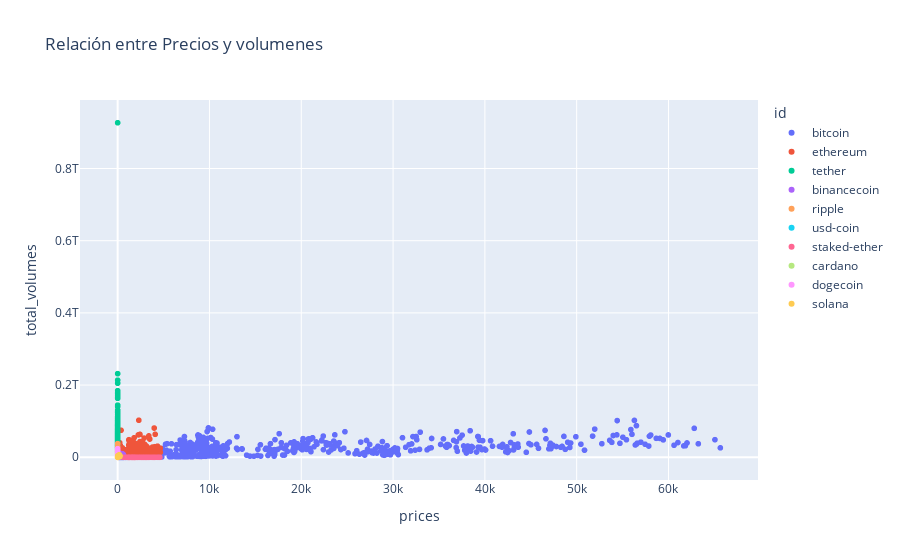

The cell this chart's notebook holds for it:
### Code cell
# Ejemplo de scatter plot entre precios y market_caps utilizando Plotly Express
fig = px.scatter(combined_coin_df, x='prices', y='total_volumes', color="id", title='Relación entre Precios y volumenes')
fig.show()

### Figure 1 — Plotly figure (JSON) as saved in the notebook; plotly's stock layout.template omitted (floating-point values rounded to 4 significant figures; data arrays with more than 128 entries replaced by an {"elided": "..."} marker saying what was removed)
{"data": [{"hovertemplate": "id=bitcoin<br>prices=%{x}<br>total_volumes=%{y}<extra></extra>", "legendgroup": "bitcoin", "marker": {"color": "#636efa", "symbol": "circle"}, "mode": "markers", "name": "bitcoin", "showlegend": true, "type": "scattergl", "x": {"elided": "982 float values"}, "xaxis": "x", "y": {"elided": "982 float values"}, "yaxis": "y"}, {"hovertemplate": "id=ethereum<br>prices=%{x}<br>total_volumes=%{y}<extra></extra>", "legendgroup": "ethereum", "marker": {"color": "#EF553B", "symbol": "circle"}, "mode": "markers", "name": "ethereum", "showlegend": true, "type": "scattergl", "x": {"elided": "766 float values"}, "xaxis": "x", "y": {"elided": "766 float values"}, "yaxis": "y"}, {"hovertemplate": "id=tether<br>prices=%{x}<br>total_volumes=%{y}<extra></extra>", "legendgroup": "tether", "marker": {"color": "#00cc96", "symbol": "circle"}, "mode": "markers", "name": "tether", "showlegend": true, "type": "scattergl", "x": {"elided": "803 float values"}, "xaxis": "x", "y": {"elided": "803 float values"}, "yaxis": "y"}, {"hovertemplate": "id=binancecoin<br>prices=%{x}<br>total_volumes=%{y}<extra></extra>", "legendgroup": "binancecoin", "marker": {"color": "#ab63fa", "symbol": "circle"}, "mode": "markers", "name": "binancecoin", "showlegend": true, "type": "scattergl", "x": {"elided": "564 float values"}, "xaxis": "x", "y": {"elided": "564 float values"}, "yaxis": "y"}, {"hovertemplate": "id=ripple<br>prices=%{x}<br>total_volumes=%{y}<extra></extra>", "legendgroup": "ripple", "marker": {"color": "#FFA15A", "symbol": "circle"}, "mode": "markers", "name": "ripple", "showlegend": true, "type": "scattergl", "x": {"elided": "955 float values"}, "xaxis": "x", "y": {"elided": "955 float values"}, "yaxis": "y"}, {"hovertemplate": "id=usd-coin<br>prices=%{x}<br>total_volumes=%{y}<extra></extra>", "legendgroup": "usd-coin", "marker": {"color": "#19d3f3", "symbol": "circle"}, "mode": "markers", "name": "usd-coin", "showlegend": true, "type": "scattergl", "x": {"elided": "464 float values"}, "xaxis": "x", "y": {"elided": "464 float values"}, "yaxis": "y"}, {"hovertemplate": "id=staked-ether<br>prices=%{x}<br>total_volumes=%{y}<extra></extra>", "legendgroup": "staked-ether", "marker": {"color": "#FF6692", "symbol": "circle"}, "mode": "markers", "name": "staked-ether", "showlegend": true, "type": "scattergl", "x": {"elided": "253 float values"}, "xaxis": "x", "y": {"elided": "253 float values"}, "yaxis": "y"}, {"hovertemplate": "id=cardano<br>prices=%{x}<br>total_volumes=%{y}<extra></extra>", "legendgroup": "cardano", "marker": {"color": "#B6E880", "symbol": "circle"}, "mode": "markers", "name": "cardano", "showlegend": true, "type": "scattergl", "x": {"elided": "556 float values"}, "xaxis": "x", "y": {"elided": "556 float values"}, "yaxis": "y"}, {"hovertemplate": "id=dogecoin<br>prices=%{x}<br>total_volumes=%{y}<extra></extra>", "legendgroup": "dogecoin", "marker": {"color": "#FF97FF", "symbol": "circle"}, "mode": "markers", "name": "dogecoin", "showlegend": true, "type": "scattergl", "x": {"elided": "922 float values"}, "xaxis": "x", "y": {"elided": "922 float values"}, "yaxis": "y"}, {"hovertemplate": "id=solana<br>prices=%{x}<br>total_volumes=%{y}<extra></extra>", "legendgroup": "solana", "marker": {"color": "#FECB52", "symbol": "circle"}, "mode": "markers", "name": "solana", "showlegend": true, "type": "scattergl", "x": {"elided": "320 float values"}, "xaxis": "x", "y": {"elided": "320 float values"}, "yaxis": "y"}], "layout": {"legend": {"title": {"text": "id"}, "tracegroupgap": 0}, "title": {"text": "Relación entre Precios y volumenes"}, "xaxis": {"anchor": "y", "domain": [0, 1], "title": {"text": "prices"}}, "yaxis": {"anchor": "x", "domain": [0, 1], "title": {"text": "total_volumes"}}}}
